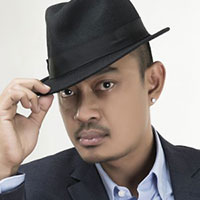
#> input picture lab-3/image/212657710_200x200.jpg, 200 x 200 px, found by its file name
$ jupyter execute lab-1.ipynb
#> lines starting #> are read from the running program, lines starting #| are printed output that depends on the picture
[cell 1]
import cv2

[cell 2]
image = cv2.imread("./image/212657710_200x200.jpg", cv2.IMREAD_COLOR)
#> image is the input picture: shape (200, 200, 3); mean B, G, R 134.8, 138.4, 146.5

[cell 3]
cv2.imshow("Darayut", image)
cv2.waitKey(0)
cv2.destroyAllWindows()

[cell 4]
cv2.imwrite("darayut.jpg", image)
#> Out = True

[cell 5]
print(f"Image shape: {image.shape}")
#| Image shape: (200, 200, 3)
print(f"Image height: {image.shape[0]}")
#| Image height: 200
print(f"Image width: {image.shape[1]}")
#| Image width: 200
print(f"Image channels: {image.shape[2]}")
#| Image channels: 3

[cell 6]
import matplotlib.pyplot as plt

[cell 7]
plt.imshow(image) # Matplotlib uses RGB color format, but opencv uses BGR, so we have to convert BGR to RGB

[cell 8]
RGB_image = cv2.cvtColor(image, cv2.COLOR_BGR2RGB) # Converting BGR to RGB
plt.imshow(RGB_image)

[cell 9]
GRAY_image = cv2.cvtColor(image, cv2.COLOR_BGR2GRAY)
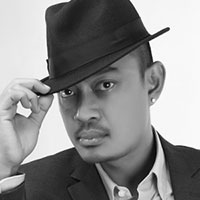
#> GRAY_image: shape (200, 200); min 0, max 255, mean 140.4
plt.imshow(GRAY_image, cmap=plt.cm.gray) # Use for plotting grayscale images

[cell 10]
print(image) # Printing the raw pixel value of the image
#> (printed output is left out)

[cell 11]
print(f"Lowest pixel value: {image.min(axis=(0, 1))}")
#| Lowest pixel value: [0 0 0]
print(f"Highest pixel value: {image.max(axis=(0, 1))}")
#| Highest pixel value: [255 255 255]
